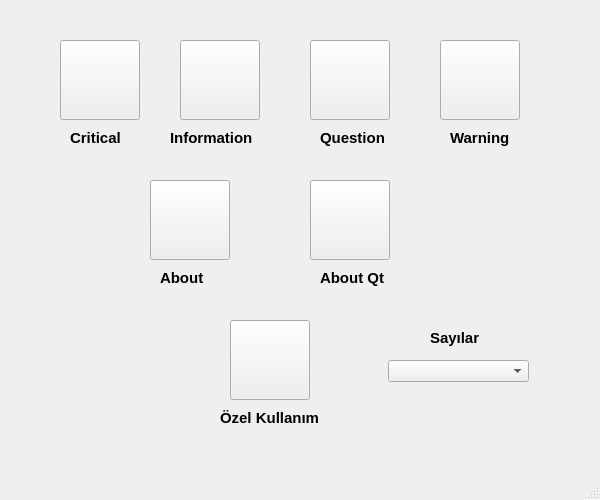
<?xml version="1.0" encoding="UTF-8"?>
<ui version="4.0">
 <class>MainWindow</class>
 <widget class="QMainWindow" name="MainWindow">
  <property name="geometry">
   <rect>
    <x>0</x>
    <y>0</y>
    <width>600</width>
    <height>500</height>
   </rect>
  </property>
  <property name="windowTitle">
   <string>Ders_19</string>
  </property>
  <property name="windowIcon">
   <iconset resource="icons.qrc">
    <normaloff>:/icons/icons/Onur_Karaguler.png</normaloff>:/icons/icons/Onur_Karaguler.png</iconset>
  </property>
  <widget class="QWidget" name="centralwidget">
   <widget class="QPushButton" name="pushButton_warning">
    <property name="geometry">
     <rect>
      <x>440</x>
      <y>40</y>
      <width>80</width>
      <height>80</height>
     </rect>
    </property>
    <property name="font">
     <font>
      <pointsize>12</pointsize>
      <weight>75</weight>
      <bold>true</bold>
     </font>
    </property>
    <property name="autoFillBackground">
     <bool>false</bool>
    </property>
    <property name="styleSheet">
     <string notr="true"/>
    </property>
    <property name="text">
     <string/>
    </property>
    <property name="icon">
     <iconset resource="icons.qrc">
      <normaloff>:/icons/icons/warning.jpg</normaloff>:/icons/icons/warning.jpg</iconset>
    </property>
    <property name="iconSize">
     <size>
      <width>60</width>
      <height>60</height>
     </size>
    </property>
   </widget>
   <widget class="QComboBox" name="comboBox_numbers">
    <property name="geometry">
     <rect>
      <x>388</x>
      <y>360</y>
      <width>141</width>
      <height>22</height>
     </rect>
    </property>
   </widget>
   <widget class="QLabel" name="label_4">
    <property name="geometry">
     <rect>
      <x>450</x>
      <y>130</y>
      <width>71</width>
      <height>16</height>
     </rect>
    </property>
    <property name="font">
     <font>
      <pointsize>11</pointsize>
      <weight>75</weight>
      <bold>true</bold>
     </font>
    </property>
    <property name="text">
     <string>Warning</string>
    </property>
   </widget>
   <widget class="QPushButton" name="pushButton_information">
    <property name="geometry">
     <rect>
      <x>180</x>
      <y>40</y>
      <width>80</width>
      <height>80</height>
     </rect>
    </property>
    <property name="font">
     <font>
      <pointsize>12</pointsize>
      <weight>75</weight>
      <bold>true</bold>
     </font>
    </property>
    <property name="autoFillBackground">
     <bool>false</bool>
    </property>
    <property name="styleSheet">
     <string notr="true"/>
    </property>
    <property name="text">
     <string/>
    </property>
    <property name="icon">
     <iconset resource="icons.qrc">
      <normaloff>:/icons/icons/information.jpg</normaloff>:/icons/icons/information.jpg</iconset>
    </property>
    <property name="iconSize">
     <size>
      <width>60</width>
      <height>60</height>
     </size>
    </property>
   </widget>
   <widget class="QLabel" name="label">
    <property name="geometry">
     <rect>
      <x>70</x>
      <y>130</y>
      <width>71</width>
      <height>16</height>
     </rect>
    </property>
    <property name="font">
     <font>
      <pointsize>11</pointsize>
      <weight>75</weight>
      <bold>true</bold>
     </font>
    </property>
    <property name="text">
     <string>Critical</string>
    </property>
   </widget>
   <widget class="QLabel" name="label_8">
    <property name="geometry">
     <rect>
      <x>430</x>
      <y>330</y>
      <width>71</width>
      <height>16</height>
     </rect>
    </property>
    <property name="font">
     <font>
      <pointsize>11</pointsize>
      <weight>75</weight>
      <bold>true</bold>
     </font>
    </property>
    <property name="text">
     <string>Sayılar</string>
    </property>
   </widget>
   <widget class="QLabel" name="label_5">
    <property name="geometry">
     <rect>
      <x>160</x>
      <y>270</y>
      <width>71</width>
      <height>16</height>
     </rect>
    </property>
    <property name="font">
     <font>
      <pointsize>11</pointsize>
      <weight>75</weight>
      <bold>true</bold>
     </font>
    </property>
    <property name="text">
     <string>About</string>
    </property>
   </widget>
   <widget class="QPushButton" name="pushButton_about">
    <property name="geometry">
     <rect>
      <x>150</x>
      <y>180</y>
      <width>80</width>
      <height>80</height>
     </rect>
    </property>
    <property name="font">
     <font>
      <pointsize>12</pointsize>
      <weight>75</weight>
      <bold>true</bold>
     </font>
    </property>
    <property name="autoFillBackground">
     <bool>false</bool>
    </property>
    <property name="styleSheet">
     <string notr="true"/>
    </property>
    <property name="text">
     <string/>
    </property>
    <property name="icon">
     <iconset resource="icons.qrc">
      <normaloff>:/icons/icons/Onur_Karaguler.png</normaloff>:/icons/icons/Onur_Karaguler.png</iconset>
    </property>
    <property name="iconSize">
     <size>
      <width>60</width>
      <height>60</height>
     </size>
    </property>
   </widget>
   <widget class="QLabel" name="label_2">
    <property name="geometry">
     <rect>
      <x>170</x>
      <y>130</y>
      <width>91</width>
      <height>16</height>
     </rect>
    </property>
    <property name="font">
     <font>
      <pointsize>11</pointsize>
      <weight>75</weight>
      <bold>true</bold>
     </font>
    </property>
    <property name="text">
     <string>Information</string>
    </property>
   </widget>
   <widget class="QPushButton" name="pushButton_question">
    <property name="geometry">
     <rect>
      <x>310</x>
      <y>40</y>
      <width>80</width>
      <height>80</height>
     </rect>
    </property>
    <property name="font">
     <font>
      <pointsize>12</pointsize>
      <weight>75</weight>
      <bold>true</bold>
     </font>
    </property>
    <property name="autoFillBackground">
     <bool>false</bool>
    </property>
    <property name="styleSheet">
     <string notr="true"/>
    </property>
    <property name="text">
     <string/>
    </property>
    <property name="icon">
     <iconset resource="icons.qrc">
      <normaloff>:/icons/icons/question.jpg</normaloff>:/icons/icons/question.jpg</iconset>
    </property>
    <property name="iconSize">
     <size>
      <width>60</width>
      <height>60</height>
     </size>
    </property>
   </widget>
   <widget class="QPushButton" name="pushButton_numbers">
    <property name="geometry">
     <rect>
      <x>230</x>
      <y>320</y>
      <width>80</width>
      <height>80</height>
     </rect>
    </property>
    <property name="font">
     <font>
      <pointsize>12</pointsize>
      <weight>75</weight>
      <bold>true</bold>
     </font>
    </property>
    <property name="autoFillBackground">
     <bool>false</bool>
    </property>
    <property name="styleSheet">
     <string notr="true"/>
    </property>
    <property name="text">
     <string/>
    </property>
    <property name="icon">
     <iconset resource="icons.qrc">
      <normaloff>:/icons/icons/numbers.jpg</normaloff>:/icons/icons/numbers.jpg</iconset>
    </property>
    <property name="iconSize">
     <size>
      <width>60</width>
      <height>60</height>
     </size>
    </property>
   </widget>
   <widget class="QLabel" name="label_6">
    <property name="geometry">
     <rect>
      <x>320</x>
      <y>270</y>
      <width>71</width>
      <height>16</height>
     </rect>
    </property>
    <property name="font">
     <font>
      <pointsize>11</pointsize>
      <weight>75</weight>
      <bold>true</bold>
     </font>
    </property>
    <property name="text">
     <string>About Qt</string>
    </property>
   </widget>
   <widget class="QLabel" name="label_3">
    <property name="geometry">
     <rect>
      <x>320</x>
      <y>130</y>
      <width>71</width>
      <height>16</height>
     </rect>
    </property>
    <property name="font">
     <font>
      <pointsize>11</pointsize>
      <weight>75</weight>
      <bold>true</bold>
     </font>
    </property>
    <property name="text">
     <string>Question</string>
    </property>
   </widget>
   <widget class="QPushButton" name="pushButton_about_qt">
    <property name="geometry">
     <rect>
      <x>310</x>
      <y>180</y>
      <width>80</width>
      <height>80</height>
     </rect>
    </property>
    <property name="font">
     <font>
      <pointsize>12</pointsize>
      <weight>75</weight>
      <bold>true</bold>
     </font>
    </property>
    <property name="autoFillBackground">
     <bool>false</bool>
    </property>
    <property name="styleSheet">
     <string notr="true"/>
    </property>
    <property name="text">
     <string/>
    </property>
    <property name="icon">
     <iconset resource="icons.qrc">
      <normaloff>:/icons/icons/about_qt.jpg</normaloff>:/icons/icons/about_qt.jpg</iconset>
    </property>
    <property name="iconSize">
     <size>
      <width>60</width>
      <height>60</height>
     </size>
    </property>
   </widget>
   <widget class="QPushButton" name="pushButton_critical">
    <property name="geometry">
     <rect>
      <x>60</x>
      <y>40</y>
      <width>80</width>
      <height>80</height>
     </rect>
    </property>
    <property name="font">
     <font>
      <pointsize>12</pointsize>
      <weight>75</weight>
      <bold>true</bold>
     </font>
    </property>
    <property name="autoFillBackground">
     <bool>false</bool>
    </property>
    <property name="styleSheet">
     <string notr="true"/>
    </property>
    <property name="text">
     <string/>
    </property>
    <property name="icon">
     <iconset resource="icons.qrc">
      <normaloff>:/icons/icons/critical.jpg</normaloff>:/icons/icons/critical.jpg</iconset>
    </property>
    <property name="iconSize">
     <size>
      <width>60</width>
      <height>60</height>
     </size>
    </property>
   </widget>
   <widget class="QLabel" name="label_7">
    <property name="geometry">
     <rect>
      <x>220</x>
      <y>410</y>
      <width>111</width>
      <height>16</height>
     </rect>
    </property>
    <property name="font">
     <font>
      <pointsize>11</pointsize>
      <weight>75</weight>
      <bold>true</bold>
     </font>
    </property>
    <property name="text">
     <string>Özel Kullanım</string>
    </property>
   </widget>
  </widget>
  <widget class="QMenuBar" name="menubar">
   <property name="geometry">
    <rect>
     <x>0</x>
     <y>0</y>
     <width>600</width>
     <height>21</height>
    </rect>
   </property>
  </widget>
  <widget class="QStatusBar" name="statusbar"/>
 </widget>
 <resources>
  <include location="icons.qrc"/>
 </resources>
 <connections/>
</ui>
